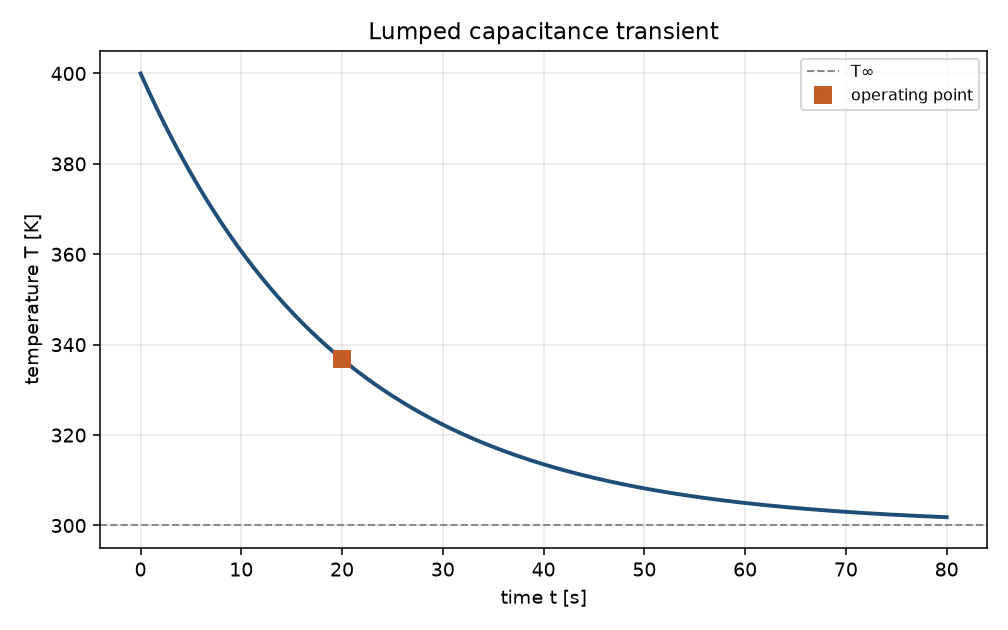

Write the Python code that produced this figure.
#!/usr/bin/env python3
"""Lumped thermal capacitance transient under convection to a fixed ambient.

lumped_thermal_time_constant is tau = m*c/(h*A).
lumped_capacitance_temperature is T(t) = T_inf + (Ti - T_inf)*exp(-t/tau).
lumped_capacitance_time_to_temperature is t = -tau*ln((T - T_inf)/(Ti - T_inf)).
lumped_capacitance_heat_transferred is Q = m*c*(Ti - T(t)).
biot_number is Bi = h*Lc/k. Warn when Bi > 0.1 (not ≪ 1).
"""

from __future__ import annotations

import argparse
import math
import sys
import tempfile
from pathlib import Path

CHECK_TOL = 1e-9
PLOT_TITLE = "Lumped capacitance transient"
N_CURVE = 401
PLOT_TAU_SPAN = 4.0
BIOT_WARN = 0.1

SKILL_DIR = Path(__file__).resolve().parent

ASSUMPTIONS = (
    "lumped thermal capacitance (spatially uniform solid temperature); "
    "valid when Biot number Bi = h*Lc/k << 1 (warn if Bi > 0.1); "
    "constant properties m, c, A, h; fixed ambient T_inf; "
    "surface convection only (no radiation unless the user already "
    "linearized it into an effective h); no internal heat generation; "
    "lumped_thermal_time_constant tau = m*c/(h*A); "
    "lumped_capacitance_temperature T(t)-T_inf = (Ti-T_inf)*exp(-t/tau); "
    "lumped_capacitance_time_to_temperature "
    "t = -tau*ln((T-T_inf)/(Ti-T_inf)); "
    "lumped_capacitance_heat_transferred Q = m*c*(Ti-T(t)); "
    "optional biot_number Bi = h*Lc/k when k and Lc are both supplied; "
    "does not invent m, c, A, h, Ti, T_inf, k, or Lc"
)


def print_kv(key: str, value: object) -> None:
    if isinstance(value, float):
        text = f"{value:.8g}"
    else:
        text = str(value)
    print(f"{key}: {text}")


def close(actual: float, expected: float, tol: float = CHECK_TOL) -> bool:
    scale = max(abs(expected), 1.0)
    return abs(actual - expected) <= tol * scale


def require_positive(name: str, value: float) -> None:
    if not math.isfinite(value) or value <= 0.0:
        raise ValueError(f"{name} must be finite and > 0")


def require_finite(name: str, value: float) -> None:
    if not math.isfinite(value):
        raise ValueError(f"{name} must be finite")


def lumped_thermal_time_constant(
    mass: float, specific_heat: float, h: float, area: float
) -> float:
    """lumped_thermal_time_constant: tau = m*c/(h*A)."""
    return mass * specific_heat / (h * area)


def lumped_capacitance_temperature(
    ti: float, t_inf: float, time: float, tau: float
) -> float:
    """lumped_capacitance_temperature: T = T_inf + (Ti-T_inf)*exp(-t/tau)."""
    return t_inf + (ti - t_inf) * math.exp(-time / tau)


def lumped_capacitance_time_to_temperature(
    ti: float, t_inf: float, target: float, tau: float
) -> float:
    """lumped_capacitance_time_to_temperature: t = -tau*ln((T-T_inf)/(Ti-T_inf))."""
    if ti == t_inf:
        if target == ti:
            return 0.0
        raise ValueError(
            "target temperature is unreachable when Ti equals T_inf"
        )
    ratio = (target - t_inf) / (ti - t_inf)
    if ratio <= 0.0 or ratio > 1.0:
        raise ValueError(
            "target temperature must lie strictly between Ti and T_inf, "
            "or equal Ti (t = 0)"
        )
    if ratio == 1.0:
        return 0.0
    return -tau * math.log(ratio)


def lumped_capacitance_heat_transferred(
    mass: float, specific_heat: float, ti: float, temperature: float
) -> float:
    """lumped_capacitance_heat_transferred: Q = m*c*(Ti - T)."""
    return mass * specific_heat * (ti - temperature)


def biot_number(h: float, char_length: float, conductivity: float) -> float:
    """biot_number: Bi = h*Lc/k."""
    return h * char_length / conductivity


def between_inclusive(value: float, a: float, b: float) -> bool:
    lo, hi = (a, b) if a <= b else (b, a)
    return lo <= value <= hi


def evaluate(
    mass: float,
    specific_heat: float,
    area: float,
    h: float,
    ti: float,
    t_inf: float,
    time: float | None,
    target_temp: float | None,
    conductivity: float | None,
    char_length: float | None,
) -> dict[str, float | str | None]:
    require_positive("mass", mass)
    require_positive("specific heat", specific_heat)
    require_positive("surface area", area)
    require_positive("convection coefficient", h)
    require_finite("initial temperature", ti)
    require_finite("ambient temperature", t_inf)

    has_time = time is not None
    has_target = target_temp is not None
    if has_time == has_target:
        raise ValueError("pass exactly one of --time or --target-temp")
    if has_time:
        require_nonnegative_time(float(time))

    has_k = conductivity is not None
    has_lc = char_length is not None
    if has_k != has_lc:
        raise ValueError(
            "pass both --k and --char-length for Biot, or neither"
        )

    tau = lumped_thermal_time_constant(mass, specific_heat, h, area)
    result: dict[str, float | str | None] = {
        "m_kg": mass,
        "c_J_kg_K": specific_heat,
        "A_m2": area,
        "h_W_m2_K": h,
        "Ti_K": ti,
        "T_inf_K": t_inf,
        "tau_s": tau,
        "assumptions": ASSUMPTIONS,
    }

    bi: float | None = None
    if has_k and has_lc:
        require_positive("thermal conductivity", float(conductivity))
        require_positive("characteristic length", float(char_length))
        bi = biot_number(h, float(char_length), float(conductivity))
        result["k_W_m_K"] = float(conductivity)
        result["Lc_m"] = float(char_length)
        result["Bi"] = bi
        if bi > BIOT_WARN:
            result["warning"] = (
                f"Bi = {bi:.8g} is not << 1 (threshold {BIOT_WARN:g}); "
                "spatial gradients may matter (Heisler / distributed "
                "transient conduction). Lumped capacitance is approximate"
            )
    else:
        result["Bi"] = None

    if has_time:
        t_val = float(time)
        temperature = lumped_capacitance_temperature(ti, t_inf, t_val, tau)
        q = lumped_capacitance_heat_transferred(
            mass, specific_heat, ti, temperature
        )
        result["mode"] = "time"
        result["t_s"] = t_val
        result["T_K"] = temperature
        result["Q_J"] = q
    else:
        target = float(target_temp)
        require_finite("target temperature", target)
        if target == ti:
            t_reach = 0.0
        elif not between_inclusive(target, ti, t_inf) or target == t_inf:
            # Strictly between Ti and T_inf (exclude ambient asymptote).
            if target == t_inf:
                raise ValueError(
                    "target temperature equal to T_inf is only reached as t→∞"
                )
            raise ValueError(
                "target temperature must lie between Ti and T_inf "
                "(inclusive of Ti, exclusive of T_inf unless Ti = T_inf)"
            )
        else:
            t_reach = lumped_capacitance_time_to_temperature(
                ti, t_inf, target, tau
            )
        result["mode"] = "target_temp"
        result["T_K"] = target
        result["t_s"] = t_reach
        result["Q_J"] = None

    return result


def require_nonnegative_time(value: float) -> None:
    if not math.isfinite(value) or value < 0.0:
        raise ValueError("time must be finite and >= 0")


def linspace(start: float, stop: float, count: int) -> list[float]:
    if count == 1:
        return [start]
    step = (stop - start) / (count - 1)
    return [start + step * i for i in range(count)]


def ensure_matplotlib():
    try:
        import matplotlib

        if "matplotlib.pyplot" not in sys.modules:
            matplotlib.use("Agg")
        import matplotlib.pyplot as plt
    except ImportError as exc:
        raise ValueError(
            "matplotlib is required to plot lumped capacitance transient"
        ) from exc
    return plt


def write_plot(result: dict[str, float | str | None], out_path: Path) -> None:
    plt = ensure_matplotlib()
    tau = float(result["tau_s"])
    ti = float(result["Ti_K"])
    t_inf = float(result["T_inf_K"])
    mode = str(result["mode"])
    t_mark = float(result["t_s"])
    t_end = max(PLOT_TAU_SPAN * tau, t_mark * 1.05 if t_mark > 0.0 else 0.0)
    if t_end <= 0.0:
        t_end = 1.0
    times = linspace(0.0, t_end, N_CURVE)
    temps = [
        lumped_capacitance_temperature(ti, t_inf, t, tau) for t in times
    ]

    fig, ax = plt.subplots(figsize=(7.2, 4.5))
    ax.plot(times, temps, color="#1f4e79", linewidth=2.0)
    ax.axhline(t_inf, color="#888888", linestyle="--", linewidth=1.0, label="T∞")
    t_op = t_mark
    if mode == "time":
        t_op = float(result["t_s"])
        temp_op = float(result["T_K"])
    else:
        temp_op = float(result["T_K"])
    ax.plot(
        [t_op],
        [temp_op],
        marker="s",
        markersize=8,
        color="#c45c26",
        linestyle="None",
        label="operating point",
    )
    ax.set_xlabel("time t [s]")
    ax.set_ylabel("temperature T [K]")
    ax.set_title(PLOT_TITLE)
    ax.grid(True, alpha=0.3)
    ax.legend(loc="best", fontsize=8)
    fig.tight_layout()
    out_path.parent.mkdir(parents=True, exist_ok=True)
    fig.savefig(out_path, dpi=140)
    plt.close(fig)


def emit(result: dict[str, float | str | None], graph: Path | None) -> None:
    print_kv("title", PLOT_TITLE)
    print_kv("mode", result["mode"])
    print_kv("m_kg", float(result["m_kg"]))
    print_kv("c_J_kg_K", float(result["c_J_kg_K"]))
    print_kv("A_m2", float(result["A_m2"]))
    print_kv("h_W_m2_K", float(result["h_W_m2_K"]))
    print_kv("Ti_K", float(result["Ti_K"]))
    print_kv("T_inf_K", float(result["T_inf_K"]))
    print_kv("tau_s", float(result["tau_s"]))
    if result["Bi"] is None:
        print_kv("Bi", "none")
    else:
        print_kv("Bi", float(result["Bi"]))
        print_kv("k_W_m_K", float(result["k_W_m_K"]))
        print_kv("Lc_m", float(result["Lc_m"]))
    if result["mode"] == "time":
        print_kv("t_s", float(result["t_s"]))
        print_kv("T_K", float(result["T_K"]))
        print_kv("Q_J", float(result["Q_J"]))
    else:
        print_kv("T_K", float(result["T_K"]))
        print_kv("t_s", float(result["t_s"]))
    if result.get("warning"):
        print_kv("warning", result["warning"])
    print_kv("assumptions", result["assumptions"])
    if graph is not None:
        print_kv("graph", str(graph))


def run_check() -> int:
    def fail(message: str) -> int:
        print(f"check: fail: {message}", file=sys.stderr)
        return 1

    # tau = m c / (h A) = 2*500/(10*5) = 20 s
    mass, c, area, h = 2.0, 500.0, 5.0, 10.0
    ti, t_inf = 400.0, 300.0
    tau = lumped_thermal_time_constant(mass, c, h, area)
    if not close(tau, 20.0):
        return fail(f"time constant {tau} != 20")

    # At t = tau, (T - T_inf)/(Ti - T_inf) = 1/e
    t_at = tau
    temperature = lumped_capacitance_temperature(ti, t_inf, t_at, tau)
    expected_t = t_inf + (ti - t_inf) / math.e
    if not close(temperature, expected_t):
        return fail(f"T(tau) {temperature} != {expected_t}")

    q = lumped_capacitance_heat_transferred(mass, c, ti, temperature)
    expected_q = mass * c * (ti - expected_t)
    if not close(q, expected_q):
        return fail(f"Q {q} != {expected_q}")

    t_back = lumped_capacitance_time_to_temperature(
        ti, t_inf, expected_t, tau
    )
    if not close(t_back, tau):
        return fail(f"time-to-temp invert {t_back} != {tau}")

    bi = biot_number(10.0, 0.01, 200.0)
    if not close(bi, 0.0005):
        return fail(f"Bi {bi} != 0.0005")

    result_time = evaluate(
        mass, c, area, h, ti, t_inf, tau, None, 200.0, 0.01
    )
    if result_time["mode"] != "time":
        return fail("time mode not set")
    if not close(float(result_time["T_K"]), expected_t):
        return fail("evaluate time mode T mismatch")
    if not close(float(result_time["Q_J"]), expected_q):
        return fail("evaluate time mode Q mismatch")
    if result_time["Bi"] is None or not close(float(result_time["Bi"]), 0.0005):
        return fail("evaluate Biot mismatch")

    result_target = evaluate(
        mass, c, area, h, ti, t_inf, None, expected_t, None, None
    )
    if result_target["mode"] != "target_temp":
        return fail("target mode not set")
    if not close(float(result_target["t_s"]), tau):
        return fail("evaluate target mode t mismatch")
    if result_target["Bi"] is not None:
        return fail("Bi should be none without k and Lc")

    try:
        evaluate(mass, c, area, h, ti, t_inf, tau, expected_t, None, None)
        return fail("both time and target were accepted")
    except ValueError:
        pass
    try:
        evaluate(mass, c, area, h, ti, t_inf, None, None, None, None)
        return fail("neither time nor target was rejected")
    except ValueError:
        pass
    try:
        evaluate(mass, c, area, h, ti, t_inf, tau, None, 200.0, None)
        return fail("k without Lc was accepted")
    except ValueError:
        pass
    try:
        evaluate(mass, c, area, h, ti, t_inf, None, t_inf, None, None)
        return fail("target equal to T_inf was accepted")
    except ValueError:
        pass
    try:
        evaluate(mass, c, area, h, ti, t_inf, None, 500.0, None, None)
        return fail("target outside Ti..T_inf was accepted")
    except ValueError:
        pass

    # High Bi should warn.
    warned = evaluate(mass, c, area, h, ti, t_inf, tau, None, 1.0, 0.05)
    if "warning" not in warned:
        return fail("Bi > 0.1 did not warn")
    if float(warned["Bi"]) <= BIOT_WARN:
        return fail("expected Bi > 0.1 for warning case")

    class _Capture:
        def __init__(self) -> None:
            self.parts: list[str] = []

        def write(self, text: str) -> None:
            self.parts.append(text)

        def flush(self) -> None:
            return None

    def capture(argv: list[str]) -> tuple[int, str, str]:
        out = _Capture()
        err = _Capture()
        old_out, old_err = sys.stdout, sys.stderr
        sys.stdout, sys.stderr = out, err
        try:
            code = main(argv)
        finally:
            sys.stdout, sys.stderr = old_out, old_err
        return code, "".join(out.parts), "".join(err.parts)

    with tempfile.TemporaryDirectory() as tmp:
        out = str(Path(tmp) / "lumped.png")
        code, text, err = capture(
            [
                "--mass",
                "2",
                "--c",
                "500",
                "--area",
                "5",
                "--h",
                "10",
                "--ti",
                "400",
                "--t-inf",
                "300",
                "--time",
                "20",
                "--k",
                "200",
                "--char-length",
                "0.01",
                "--out",
                out,
            ]
        )
        if code != 0:
            return fail(f"main returned {code}: {err}")
        data = Path(out).read_bytes()
        if not data.startswith(b"\x89PNG"):
            return fail("run did not write a PNG")
        for key in (
            "title: Lumped capacitance transient",
            "mode: time",
            "tau_s:",
            "T_K:",
            "Q_J:",
            "Bi:",
            "graph:",
        ):
            if key not in text:
                return fail(f"stdout missing {key}")

        code, text, err = capture(
            [
                "--mass",
                "2",
                "--c",
                "500",
                "--area",
                "5",
                "--h",
                "10",
                "--ti",
                "400",
                "--t-inf",
                "300",
                "--target-temp",
                str(expected_t),
            ]
        )
        if code != 0:
            return fail(f"target mode returned {code}: {err}")
        if "mode: target_temp" not in text:
            return fail("target mode missing mode key")
        if "t_s:" not in text:
            return fail("target mode missing t_s")
        if "Q_J:" in text:
            return fail("target mode should not print Q_J")
        if "graph:" in text:
            return fail("run without --out printed graph")
        if "Bi: none" not in text:
            return fail("missing Bi: none without k/Lc")

        code, _text, err = capture(
            [
                "--mass",
                "2",
                "--c",
                "500",
                "--area",
                "5",
                "--h",
                "10",
                "--ti",
                "400",
                "--t-inf",
                "300",
                "--time",
                "20",
                "--target-temp",
                "350",
            ]
        )
        if code != 2 or "exactly one" not in err:
            return fail("both modes were accepted on the CLI")
        code, _text, err = capture(
            [
                "--mass",
                "2",
                "--c",
                "500",
                "--area",
                "5",
                "--h",
                "10",
                "--ti",
                "400",
                "--t-inf",
                "300",
            ]
        )
        if code != 2:
            return fail("missing mode was accepted")
        code, _text, _err = capture([])
        if code != 2:
            return fail("empty args were accepted")

    print("check: pass")
    print_kv("tau_s", tau)
    print_kv("T_K", expected_t)
    print_kv("Q_J", expected_q)
    print_kv("Bi", bi)
    return 0


def parse_args(argv: list[str] | None = None) -> argparse.Namespace:
    parser = argparse.ArgumentParser(
        description=(
            "Lumped thermal capacitance transient: T(t) under convection "
            "to fixed ambient, or time to a target temperature. Optional "
            "Biot check when k and characteristic length are given."
        )
    )
    parser.add_argument("--mass", type=float, default=None, help="mass m [kg]")
    parser.add_argument(
        "--c", type=float, default=None, help="specific heat c [J/(kg*K)]"
    )
    parser.add_argument(
        "--area", type=float, default=None, help="surface area A [m^2]"
    )
    parser.add_argument(
        "--h",
        type=float,
        default=None,
        help="convection coefficient h [W/(m^2*K)]",
    )
    parser.add_argument(
        "--ti", type=float, default=None, help="initial temperature Ti [K]"
    )
    parser.add_argument(
        "--t-inf",
        type=float,
        default=None,
        help="ambient temperature T_inf [K]",
    )
    parser.add_argument(
        "--time", type=float, default=None, help="elapsed time t [s] (mode A)"
    )
    parser.add_argument(
        "--target-temp",
        type=float,
        default=None,
        help="target temperature T [K] (mode B)",
    )
    parser.add_argument(
        "--k",
        type=float,
        default=None,
        help="thermal conductivity k [W/(m*K)] for Biot",
    )
    parser.add_argument(
        "--char-length",
        type=float,
        default=None,
        help="characteristic length Lc [m] for Biot (often V/A)",
    )
    parser.add_argument("--out", type=str, default=None, help="optional PNG path")
    parser.add_argument(
        "--check", action="store_true", help="run built-in consistency checks"
    )
    return parser.parse_args(argv)


def main(argv: list[str] | None = None) -> int:
    args = parse_args(argv)
    if args.check:
        return run_check()

    required = {
        "--mass": args.mass,
        "--c": args.c,
        "--area": args.area,
        "--h": args.h,
        "--ti": args.ti,
        "--t-inf": args.t_inf,
    }
    missing = [name for name, value in required.items() if value is None]
    if missing:
        print(
            "error: requires "
            + ", ".join(missing)
            + ", and exactly one of --time or --target-temp",
            file=sys.stderr,
        )
        return 2

    try:
        result = evaluate(
            float(args.mass),
            float(args.c),
            float(args.area),
            float(args.h),
            float(args.ti),
            float(args.t_inf),
            args.time,
            args.target_temp,
            args.k,
            args.char_length,
        )
    except ValueError as exc:
        print(f"error: {exc}", file=sys.stderr)
        return 2

    graph: Path | None = None
    if args.out is not None:
        out_path = Path(args.out).resolve()
        try:
            write_plot(result, out_path)
        except ValueError as exc:
            print(f"error: {exc}", file=sys.stderr)
            return 2
        graph = out_path

    emit(result, graph)
    return 0


if __name__ == "__main__":
    sys.exit(main())
